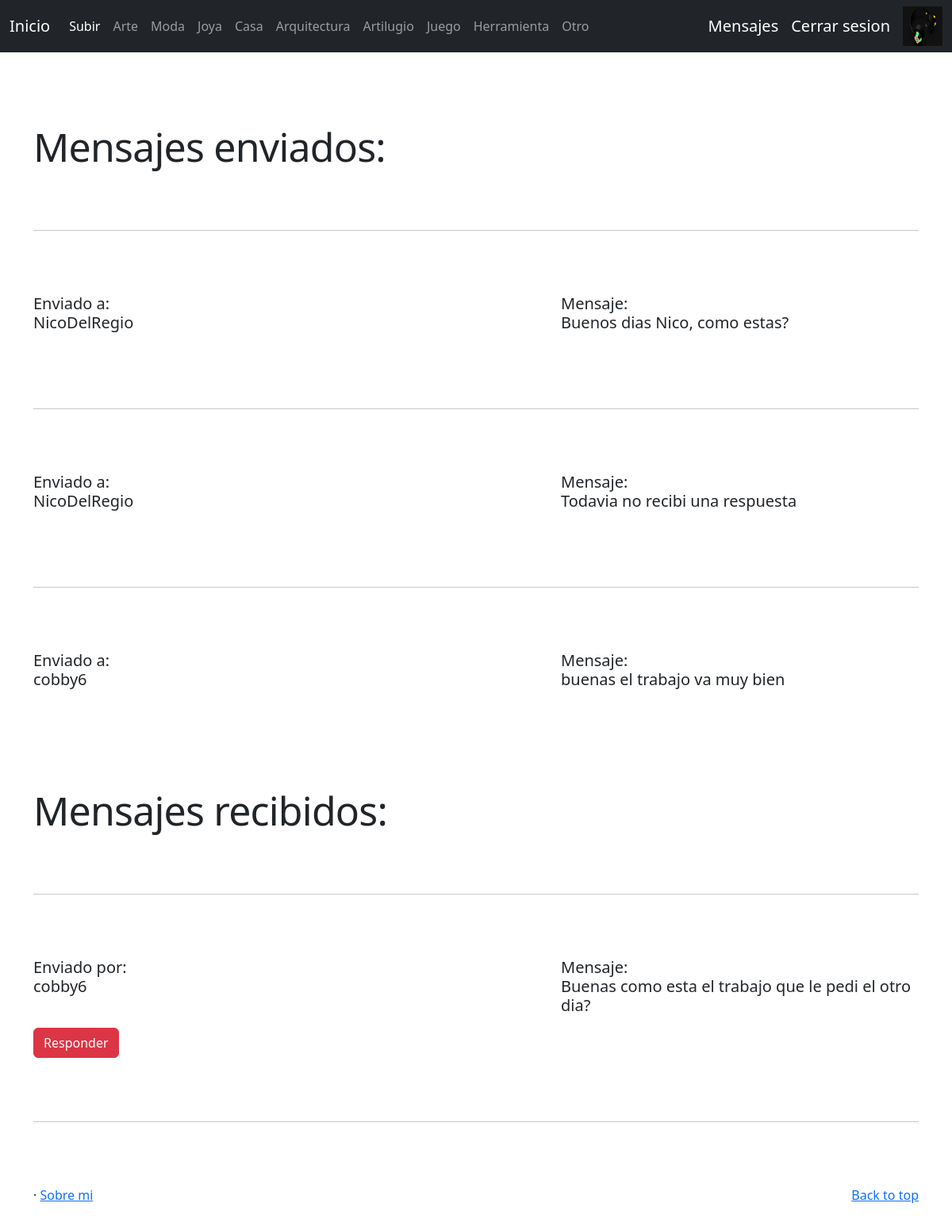
The page /Base/emisorAndReceptor/ (signed in) on the database its author committed.
### Base/models.py (models this page shows)
class Mensaje(models.Model):
    emisor = models.ForeignKey(User, on_delete=models.CASCADE)
    receptor = models.CharField(max_length=100)
    texto = models.TextField()

### Base/views.py (the view)
# urls.py: path("emisorAndReceptor/", emisorAndReceptor, name="emisorAndReceptor"),
def emisorAndReceptor(request):
    emisor = ["emisor"]
    receptor = ["receptor"]
    user=request.user
    if emisor != "" and receptor != "":
        mensaje = Mensaje.objects.filter(emisor=user).all()
        mesaje = Mensaje.objects.filter(receptor=user).all()
        return render(request, "mensaje2.html", {"mensaje": mensaje, "mesaje": mesaje, "avatar": obtenerAvatar(request)})
    else:
        return render(request, "mensaje2.html")

### Base/views.py (called while the page is built)
def obtenerAvatar(request):
    avatares=Avatar.objects.filter(user=request.user.id)
    if len(avatares)!=0:
        return avatares[0].image.url
    else:
        return "/media/avatar/default.png"

### Base/templates/mensaje2.html (shortened to what this page needs)
{% extends "index.html" %}
{% load static %}
{% block contenido_que_cambia %}
{% if mensaje %}
<h2 class="featurette-heading fw-normal lh-1">Mensajes enviados: </h2>
{% for dato in mensaje %}
<hr class="featurette-divider">
    <div class="row featurette">
      <div class="col-md-7">
        <h5>
            Enviado a: <p class="lead">{{dato.receptor}}</p>
        </h5>
      </div>
      <div class="col-md-5">
        <h5>
            Mensaje: <p class="lead">{{dato.texto}}</p>
        </h5>
      </div>
    </div>
{% endfor %}
{% else %}
<h2 class="featurette-heading fw-normal lh-1">No hay mensajes enviados: <span class="text-body-secondary"></span></h2>
<hr class="featurette-divider">
{% endif %}
{% if mesaje %}
<h2 class="featurette-heading fw-normal lh-1">Mensajes recibidos: </h2>
{% for dato in mesaje %}
<hr class="featurette-divider">
    <div class="row featurette">
      <div class="col-md-7">
        <h5>
            Enviado por: <p class="lead">{{dato.emisor}}</p>
        </h5>
      </div>
      <div class="col-md-5">
        <h5>
            Mensaje: <p class="lead">{{dato.texto}}</p>
        </h5>
      </div>
      <div class="col-md-5">
        <a class="btn btn-danger" href="{% url 'mensajes' %}">Responder</a>
      </div>
    </div>
{% endfor %}
{% else %}
<h2 class="featurette-heading fw-normal lh-1">No hay mensajes recibidos: <span class="text-body-secondary"></span></h2>
<hr class="featurette-divider">
{% endif %}
<hr class="featurette-divider">
{% endblock %}

### Base/static/css/carousel.css (style rules this page uses)
body { padding-top: 3rem; padding-bottom: 3rem; color: rgb(var(--bs-tertiary-color-rgb)); }
.featurette-divider { margin: 5rem 0; }
.featurette-heading { letter-spacing: -.05rem; }
@media (min-width: 40em) { .featurette-heading { font-size: 50px; } }
@media (min-width: 62em) { .featurette-heading { margin-top: 7rem; } }

### rows shown on the page
Mensaje: receptor "NicoDelRegio", texto "Buenos dias Nico, como estas?"
Mensaje: receptor "NicoDelRegio", texto "Todavia no recibi una respuesta"
Mensaje: receptor "cobby6", texto "buenas el trabajo va muy bien"
Mensaje: emisor "cobby6", texto "Buenas como esta el trabajo que le pedi el otro dia?"
